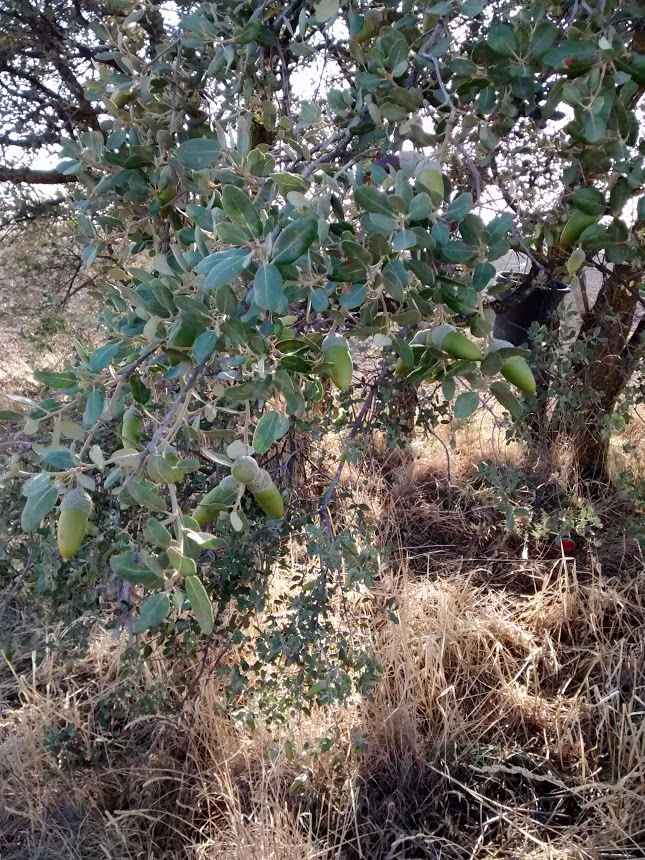
#> input picture bellotas/images/006_12.jpg, 645 x 860 px
$ python -i script_bellotas.py   (imports and definitions only)   (Python 2 division)   (older library calls are emulated)
#> lines starting #> are read from the running program, lines starting #| are printed output that depends on the picture
#> further down, picture is the input picture: shape (860, 645, 3); mean B, G, R 94.2, 100.8, 104.5
import numpy as np
import sys
import cv2
import matplotlib.pyplot as plt
import time

# [97 lines left out: functions drawClusters, cvShowManyImages, deleteYcomponent, deleteYcomponentandCrCb, changeColors, showHistogram3D, not called in this run]

def showHistogram2D(image):
    hist_fullR = cv2.calcHist([image],[0],None,[256],[0,256])
#> hist_fullR = 256 values, max 7360 at index 255, min 174 at index 245, mean 2166.8
    hist_fullG = cv2.calcHist([image],[1],None,[256],[0,256])
#> hist_fullG = 256 values, max 4565 at index 82, min 356 at index 234, mean 2166.8
    hist_fullB = cv2.calcHist([image],[2],None,[256],[0,256])
#> hist_fullB = 256 values, max 7526 at index 255, min 116 at index 2, mean 2166.8
    plt.plot(hist_fullR)
    plt.plot(hist_fullG)
    plt.plot(hist_fullB)
    plt.xlim([0,256])
    plt.ylim([0,100])
    plt.show()
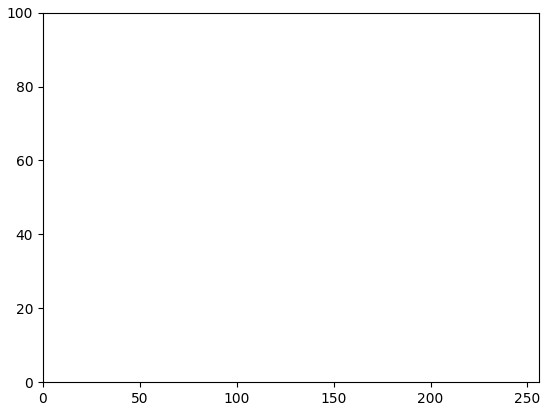
#> figure drawn by matplotlib, 1 panel; curve peaks at x = 255, y = 7360; curve peaks at x = 82, y = 4565; curve peaks at x = 255, y = 7526


# [86 lines left out: functions mixImageLine, getStatistics, not called in this run]


# [122 lines not run here, left out]


                    # [165 lines of commented-out code are left out]

>>> import cv2
>>> picture = cv2.imread('../bellotas/images/006_12.jpg')
>>> result = showHistogram2D(picture)
